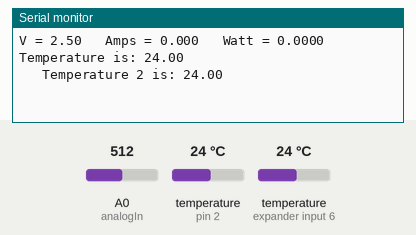
Simulated run of this sketch. Board: Arduino Uno, built with avr-gcc and run on an emulated ATmega328P. Shown: the last lines printed to the serial monitor. Inputs (shaded band) come from the test bench; at power-on: temperature (sensors on pin 2, expander input 6) 24 °C, A0 (analogIn) = 512.

Above: at 1.6 s.
1.7 s: temperature (sensor on pin 2) set to 12 °C
3.6 s: temperature (sensor on expander input 6) set to 12 °C
At 3.62 s:
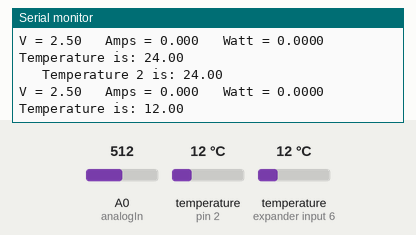
5.5 s: A0 (analogIn) set to 716
At 6.7 s:
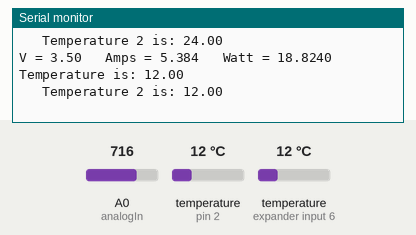
7.4 s: temperature (sensor on pin 2) set to 19 °C
At 9.19 s:
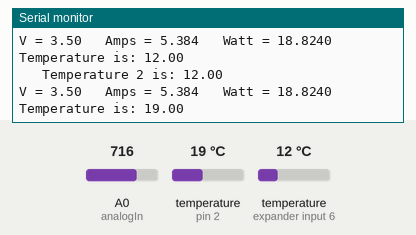
9.3 s: temperature (sensor on expander input 6) set to 19 °C
At 9.3 s:
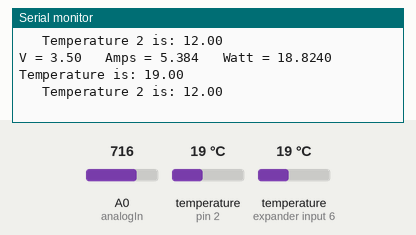
11.2 s: A0 (analogIn) set to 900
At 12.5 s:
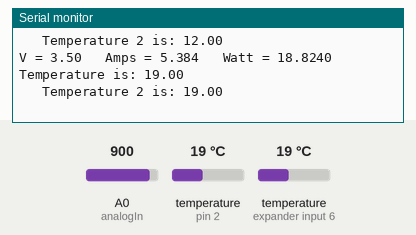
Timing chart, 0 to 14.1 s (numbered marks = the images above; inputs shaded):
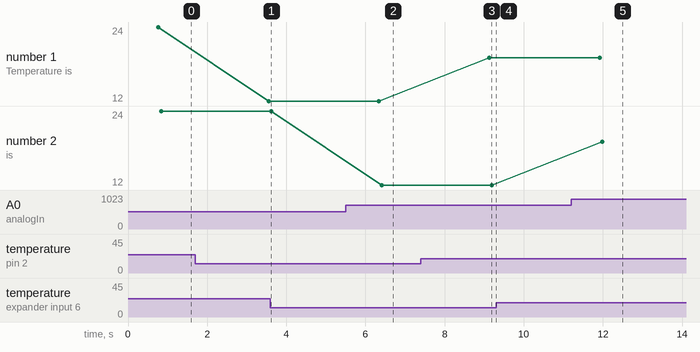

The sketch:

Finale.ino
```cpp
#include <OneWire.h>
#include <DallasTemperature.h>
#define ONE_WIRE_BUS 2
const int analogIn = A0; //current sensor pin A0
int mVperAmp = 185; // use 100 for 20A Module and 66 for 30A Module
int RawValue= 0;
int ACSoffset = 2500;
double Voltage = 0;
double Amps = 0;
double Watt = 0;
OneWire oneWire(ONE_WIRE_BUS);
DallasTemperature sensors(&oneWire);
void setup(){
  Serial.begin(9600);
   sensors.begin();


}
void loop(){

 RawValue = analogRead(analogIn);
 Voltage = (RawValue / 1024.0) * 5000; // Gets you mV
 Amps = ((Voltage - ACSoffset) / mVperAmp);
 Watt = ((Voltage/1000)*Amps); // the equation of the watt = voltage in (V)* amperes in (A)
 sensors.requestTemperatures(); // Send the command to get temperature readings
 Serial.print("V = "); // shows the voltage measured
 Serial.print(Voltage/1000,2); //1000 to print voltage in V not mV,the '2' after voltage allows you to display 2 digits after decimal point
 Serial.print("   Amps = "); // shows the current measured
 Serial.print(Amps,3); // the '3' after voltage allows you to display 3 digits after decimal point
 Serial.print("   Watt = "); //shows the Watt measured by the equation W = A*V
 Serial.print(Watt,4); //the '4' after voltage allows you to disblay 4 digits after decimal point
 Serial.print("   Temperature is: ");
 Serial.println(sensors.getTempCByIndex(0));
  Serial.print("   Temperature 2 is: ");
 Serial.println(sensors.getTempCByIndex(1));
 int sensorValue = A0;
 sensorValue = analogRead(A0);
 delay(2000);
}
```

Measured:
- after the input at 5.5 s, the serial monitor: prints a new line after 0.84 s (image 2)
- after the input at 7.4 s, the serial monitor: prints a new line after 1.7 s (image 3)
- plotted number 1: 24 → 12 after the input at 1.7 s, 12 → 19 after the input at 7.4 s
